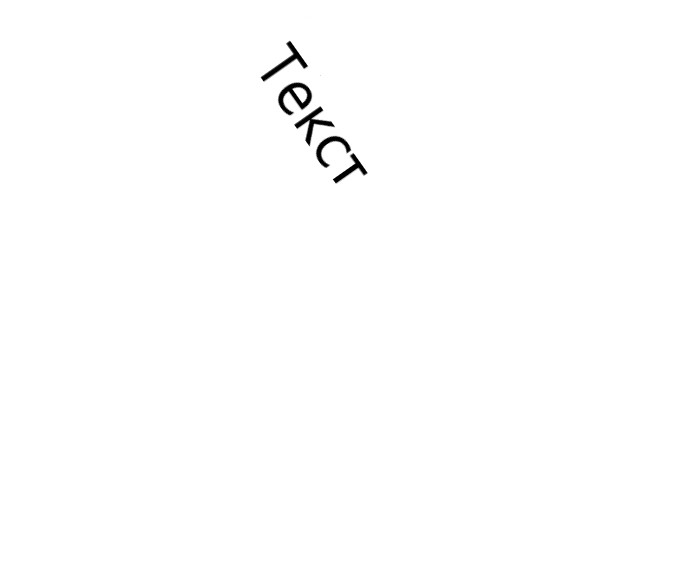
#> input picture ImageCreator/test.jpg, 696 x 564 px
$ python deskew.py --input ../test.jpg --display ../test.jpg --output out.png   (older library calls are emulated)
#> lines starting #> are read from the running program, lines starting #| are printed output that depends on the picture; after the words box and inside, x2 and y2 are one past the last pixel; in counts of white or black regions, pixels touching at a corner belong together; long printed decimals are rounded
### ImageCreator/alyn/skew_detect.py
import os
import imghdr
import optparse
import numpy as np
import matplotlib.pyplot as plt
from skimage import io
from skimage.feature import canny
from skimage.transform import hough_line, hough_line_peaks


class SkewDetect:

    piby4 = np.pi / 4

    def __init__(
        self,
        input_file=None,
        batch_path=None,
        output_file=None,
        sigma=3.0,
        display_output=None,
        num_peaks=20,
        plot_hough=None
    ):

#> in deskew, img is the input picture: shape (564, 696, 3); min 0, max 255, mean 253.9
        self.sigma = sigma
        self.input_file = input_file
        self.batch_path = batch_path
        self.output_file = output_file
        self.display_output = display_output
        self.num_peaks = num_peaks
        self.plot_hough = plot_hough

    # [5 lines left out: function write_to_file, not called in this run]

    def get_max_freq_elem(self, arr):

        max_arr = []
        freqs = {}
        for i in arr:
            if i in freqs:
                freqs[i] += 1
            else:
                freqs[i] = 1

        sorted_keys = sorted(freqs, key=freqs.get, reverse=True)
        max_freq = freqs[sorted_keys[0]]

        for k in sorted_keys:
            if freqs[k] == max_freq:
                max_arr.append(k)

        return max_arr

    # [8 lines left out: function display_hough, not called in this run]

    def compare_sum(self, value):
        if value >= 44 and value <= 46:
            return True
        else:
            return False

    # [4 lines left out: function display, not called in this run]

    def calculate_deviation(self, angle):

        angle_in_degrees = np.abs(angle)
        deviation = np.abs(SkewDetect.piby4 - angle_in_degrees)

        return deviation

    # [21 lines left out: function run, not called in this run]

    def check_path(self, path):

        if os.path.isabs(path):
            full_path = path
        else:
            full_path = os.getcwd() + '/' + str(path)
        return full_path

    def process_single_file(self):

        file_path = self.check_path(self.input_file)
        res = self.determine_skew(file_path)

        if self.output_file:
            output_path = self.check_path(self.output_file)
            wfile = open(output_path, 'w')
            self.write_to_file(wfile, res)
            wfile.close()

        return res

    # [24 lines left out: function batch_process, not called in this run]

    def determine_skew(self, img_file):

#> called with img_file = 'ImageCreator/alyn/../test.jpg'
        img = io.imread(img_file, as_grey=True)
#> img: shape (564, 696) float64; min 0, max 1, mean 0.996
        edges = canny(img, sigma=self.sigma)
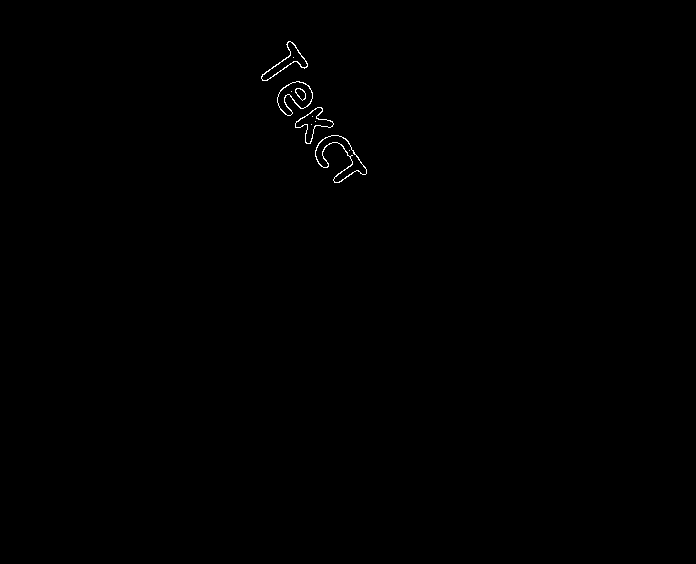
#> edges: shape (564, 696) bool; 0.21% white in thin lines or dots, all inside (x1, y1, x2, y2) = (261, 41, 367, 183)
        h, a, d = hough_line(edges)
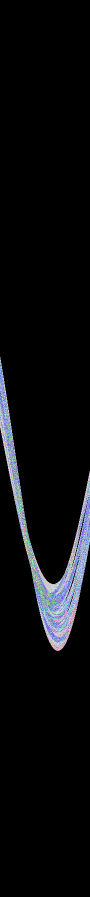
#> h: shape (1793, 180) uint64 (shown at 1/2 size); 41 distinct labels, from 0 to 42; one colour per label, 0 black
#> a = 180 values from -1.57 to 1.55; d = 1793 values from -896 to 896
        _, ap, _ = hough_line_peaks(h, a, d, num_peaks=self.num_peaks)
#> ap = 20 values, max 0.977 at index 3, min -1.05 at index 19, mean -0.463

        if len(ap) == 0:
            return {"Image File": img_file, "Message": "Bad Quality"}

        absolute_deviations = [self.calculate_deviation(k) for k in ap]
#> absolute_deviations = [0.175, 0, 0.262, 0.192, 0.0175, 0.0873, 0.454, 0.0349, 0.105, 0.611, 0.0698, 0.157, 0.524, 0.175, 0.628, 0.122, 0.192, 0.157, 0.768, 0.262]
        average_deviation = np.mean(np.rad2deg(absolute_deviations))
#> average_deviation = 14.3
        ap_deg = [np.rad2deg(x) for x in ap]
#> ap_deg = [-35, -45, -30, 56, -44, -40, -19, -47, -39, -10, -49, -54, -15, -55, 9, -52, -56, 54, 1, -60]

        bin_0_45 = []
        bin_45_90 = []
        bin_0_45n = []
        bin_45_90n = []

        for ang in ap_deg:

            deviation_sum = int(90 - ang + average_deviation)
            if self.compare_sum(deviation_sum):
                bin_45_90.append(ang)
                continue

            deviation_sum = int(ang + average_deviation)
            if self.compare_sum(deviation_sum):
                bin_0_45.append(ang)
                continue

            deviation_sum = int(-ang + average_deviation)
            if self.compare_sum(deviation_sum):
                bin_0_45n.append(ang)
                continue

            deviation_sum = int(90 + ang + average_deviation)
            if self.compare_sum(deviation_sum):
                bin_45_90n.append(ang)
#> this loop made 20 passes
#> ang on passes 1 to 12: -35, -45, -30, 56, -44, -40, -19, -47, -39, -10, -49, -54
#> after the loop, bin_0_45 = []; bin_0_45n = [-30]; bin_45_90 = []; bin_45_90n = [-60]

        angles = [bin_0_45, bin_45_90, bin_0_45n, bin_45_90n]
#> angles = [[], [], [-30], [-60]]
        lmax = 0

        for j in range(len(angles)):
            l = len(angles[j])
            if l > lmax:
                lmax = l
                maxi = j
#> this loop made 4 passes
#> (l, lmax, maxi) on pass 3: (1, 1, 2)
#> l on passes 1, 2, 4: 0, 0, 1
#> after the loop, lmax = 1; maxi = 2

        if lmax:
            ans_arr = self.get_max_freq_elem(angles[maxi])
#> the loop in get_max_freq_elem, `for i in arr:` made 1 pass
#> after the loop in get_max_freq_elem, `for i in arr:`: freqs = {-30: 1}
#> in get_max_freq_elem, `sorted_keys = sorted(freqs, key=freqs.get, reverse=True)`: sorted_keys = [-30]
#> in get_max_freq_elem, `max_freq = freqs[sorted_keys[0]]`: max_freq = 1
#> the loop in get_max_freq_elem, `for k in sorted_keys:` made 1 pass
#> after the loop in get_max_freq_elem, `for k in sorted_keys:`: max_arr = [-30]
#> ans_arr = [-30]
            ans_res = np.mean(ans_arr)
#> ans_res = -30

        else:
            ans_arr = self.get_max_freq_elem(ap_deg)
            ans_res = np.mean(ans_arr)

        data = {
            "Image File": img_file,
            "Average Deviation from pi/4": average_deviation,
            "Estimated Angle": ans_res,
            "Angle bins": angles}

        if self.display_output:
            self.display(data)

        if self.plot_hough:
            self.display_hough(h, a, d)
        return data

# [51 lines that do not run on import are left out]

### ImageCreator/alyn/deskew.py
import optparse
import sys
import numpy as np
import matplotlib.pyplot as plt
sys.path.insert(0, 'ImageCreator\\alyn')
from skew_detect import SkewDetect
from skimage import io
from skimage.transform import rotate


class Deskew:

    def __init__(self, input_file, display_image, output_file, r_angle):

        self.input_file = input_file
        self.display_image = display_image
        self.output_file = output_file
        self.r_angle = r_angle
        self.skew_obj = SkewDetect(self.input_file)

    def deskew(self):

        img = io.imread(self.input_file)
        res = self.skew_obj.process_single_file()
#> in process_single_file, `res = self.determine_skew(file_path)`: res = 4 items
#> res = 4 items
        angle = res['Estimated Angle']
#> angle = -30
        print(type(self.r_angle))
        print(type(angle))
#| <class 'numpy.float64'>
        print(angle)
#| -30.000
        if angle >= 0 and angle <= 90:
            rot_angle = float(angle) - 90 + self.r_angle
        if angle >= -45 and angle < 0:
            rot_angle = float(angle) - 90 + self.r_angle
#> rot_angle = -120
        if angle >= -90 and angle < -45:
            rot_angle = 90 + float(angle) + self.r_angle

        rotated = rotate(img, rot_angle, resize=True)
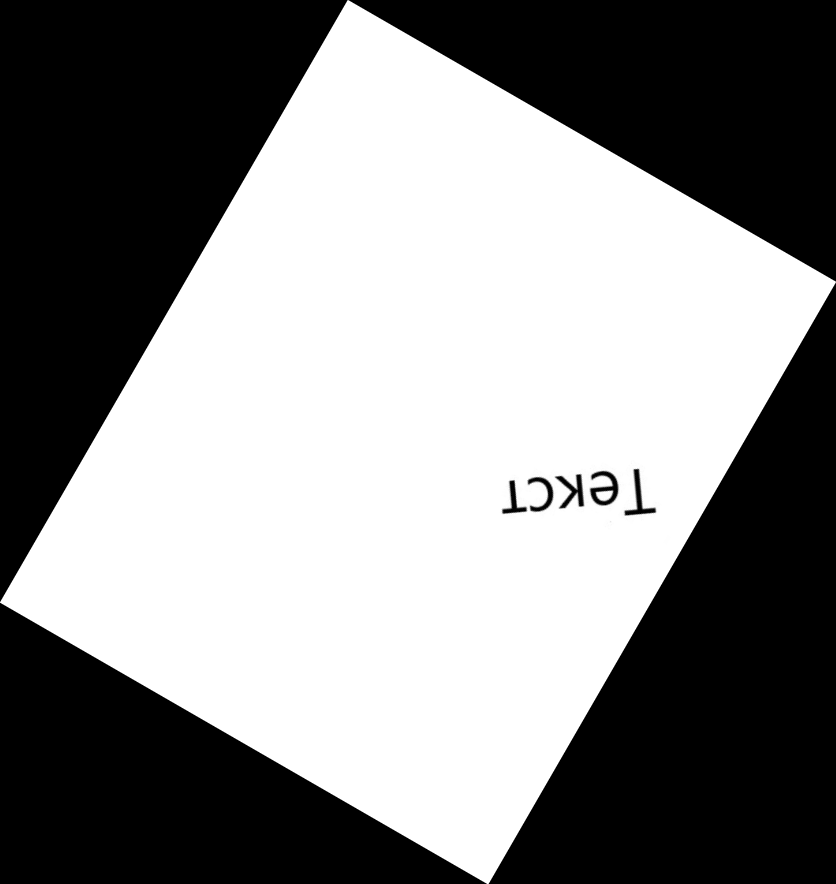
#> rotated: shape (884, 836, 3) float64; min 0, max 1, mean 0.529

        if self.display_image:
            self.display(rotated)

        if self.output_file:
            self.saveImage(rotated*255)

    def saveImage(self, img):
        path = self.skew_obj.check_path(self.output_file)
        io.imsave(path, img.astype(np.uint8))
#> img: shape (884, 836, 3) float64

    def display(self, img):

        plt.imshow(img)
        plt.show()

    def run(self):

        if self.input_file:
            self.deskew()


if __name__ == '__main__':

    parser = optparse.OptionParser()

    parser.add_option(
        '-i',
        '--input',
        default=None,
        dest='input_file',
        help='Input file name')
    parser.add_option(
        '-d', '--display',
        default=None,
        dest='display_image',
        help="display the rotated image")
    parser.add_option(
        '-o', '--output',
        default=None,
        dest='output_file',
        help='Output file name')
    parser.add_option(
        '-r', '--rotate',
        default=0,
        dest='r_angle',
        help='Rotate the image to desired axis',
        type=int)
    options, args = parser.parse_args()
    deskew_obj = Deskew(
        options.input_file,
        options.display_image,
        options.output_file,
        options.r_angle)

    deskew_obj.run()
